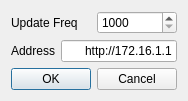
<?xml version="1.0" encoding="UTF-8"?>
<ui version="4.0">
 <class>dSettings</class>
 <widget class="QDialog" name="dSettings">
  <property name="geometry">
   <rect>
    <x>0</x>
    <y>0</y>
    <width>174</width>
    <height>97</height>
   </rect>
  </property>
  <property name="windowTitle">
   <string>Dialog</string>
  </property>
  <layout class="QVBoxLayout" name="verticalLayout">
   <item>
    <layout class="QHBoxLayout" name="horizontalLayout">
     <item>
      <widget class="QLabel" name="label">
       <property name="text">
        <string>Update Freq</string>
       </property>
      </widget>
     </item>
     <item>
      <widget class="QSpinBox" name="spinBox">
       <property name="layoutDirection">
        <enum>Qt::LeftToRight</enum>
       </property>
       <property name="minimum">
        <number>1000</number>
       </property>
       <property name="maximum">
        <number>100000</number>
       </property>
       <property name="singleStep">
        <number>1000</number>
       </property>
       <property name="value">
        <number>1000</number>
       </property>
      </widget>
     </item>
    </layout>
   </item>
   <item>
    <layout class="QHBoxLayout" name="horizontalLayout_2">
     <item>
      <widget class="QLabel" name="label_2">
       <property name="text">
        <string>Address</string>
       </property>
      </widget>
     </item>
     <item>
      <widget class="QLineEdit" name="lE_address">
       <property name="layoutDirection">
        <enum>Qt::LeftToRight</enum>
       </property>
       <property name="text">
        <string>http://172.16.1.1</string>
       </property>
       <property name="alignment">
        <set>Qt::AlignRight|Qt::AlignTrailing|Qt::AlignVCenter</set>
       </property>
      </widget>
     </item>
    </layout>
   </item>
   <item>
    <widget class="QDialogButtonBox" name="buttonBox">
     <property name="orientation">
      <enum>Qt::Horizontal</enum>
     </property>
     <property name="standardButtons">
      <set>QDialogButtonBox::Cancel|QDialogButtonBox::Ok</set>
     </property>
    </widget>
   </item>
  </layout>
 </widget>
 <resources/>
 <connections>
  <connection>
   <sender>buttonBox</sender>
   <signal>accepted()</signal>
   <receiver>dSettings</receiver>
   <slot>accept()</slot>
   <hints>
    <hint type="sourcelabel">
     <x>248</x>
     <y>254</y>
    </hint>
    <hint type="destinationlabel">
     <x>157</x>
     <y>274</y>
    </hint>
   </hints>
  </connection>
  <connection>
   <sender>buttonBox</sender>
   <signal>rejected()</signal>
   <receiver>dSettings</receiver>
   <slot>reject()</slot>
   <hints>
    <hint type="sourcelabel">
     <x>316</x>
     <y>260</y>
    </hint>
    <hint type="destinationlabel">
     <x>286</x>
     <y>274</y>
    </hint>
   </hints>
  </connection>
 </connections>
</ui>
